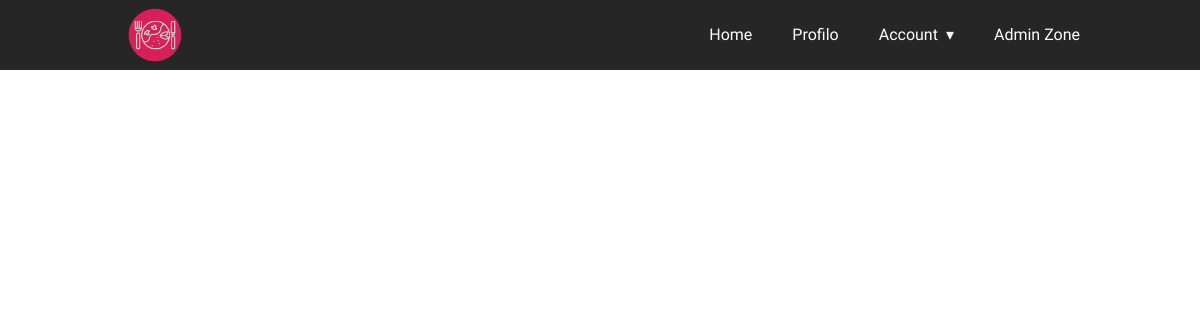
/ (signed in), run on an earlier commit of the app's database.
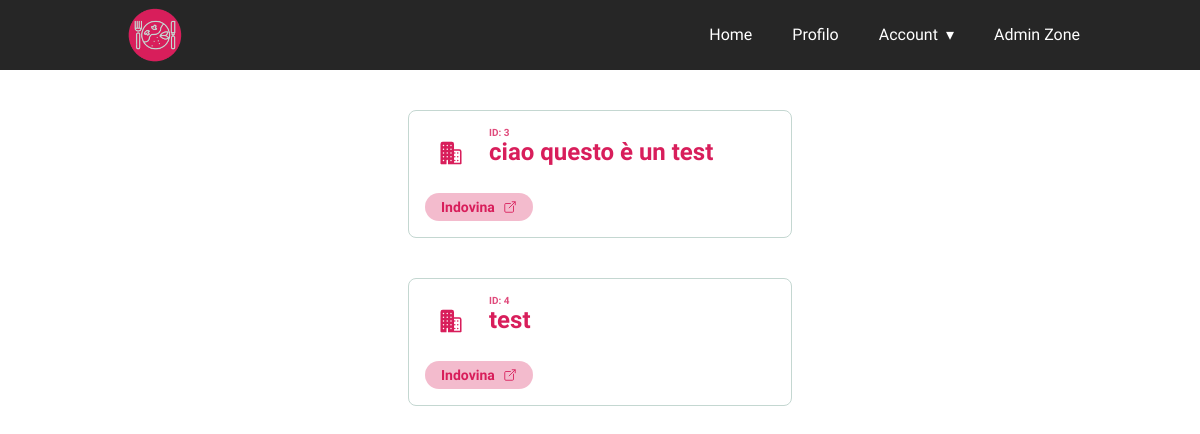
And on a later commit of the database.
### tables this page shows
CREATE TABLE domande (id_domanda INTEGER PRIMARY KEY AUTOINCREMENT, utente REFERENCES login (id_utente), risposta NOT NULL, messaggio TEXT);

### app.py (the view)
@app.route('/')
def main():
     try:
          user = session["logged-user"]
     except:
          return  render_template("presentazione.html")
     conn = create_connection(database)
     with conn:
          id = getIdUtente(conn, user)
          lunghezza = getCountDomande(conn, id)
          lista = loads(getDomande(conn, id))
          return render_template("index.html", domande=lista, lun=lunghezza)

### connection.py (called while the page is built)
def create_connection(db_file):
    conn = None
    try:
        conn = connect(db_file)
    except Error:
        print(Error)
    conn.row_factory = Row
    return conn

### operazioniDB.py (called while the page is built)
def getDomande(conn, idUtente):
    cur = conn.cursor()
    sql = f"SELECT * FROM domande WHERE utente IS NOT {idUtente} ORDER BY RANDOM()"
    cur.execute(sql)
    rows = cur.fetchall()
    data = []
    for row in rows:
        ris = {
            "id" : row["id_domanda"],
            "risposta" : row["risposta"],
            "messaggio" : row["messaggio"],
            "utente" : row["utente"],
        }
        data.append(ris)
    return dumps(data)

def getCountDomande(conn, idUtente):
    cur = conn.cursor()
    sql = f"SELECT COUNT(*) AS tot FROM domande WHERE utente IS NOT {idUtente}"
    cur.execute(sql)
    rows = cur.fetchall()
    for row in rows:
        return row["tot"]

def getIdUtente(conn, user):
    cur = conn.cursor()
    sql = f"SELECT * FROM login WHERE username = '{user}'"
    cur.execute(sql)
    rows = cur.fetchall()
    for row in rows:
        return row["id_utente"]

### templates/index.html (shortened to what this page needs)
<!DOCTYPE html>
<html lang="en" >
<head>
  <link rel="stylesheet" href="{{url_for('static', filename='css/cosa-mangio.css')}}">
</head>
<body>
  {% include 'navbar.html' %}
{%for i in range(0, lun)%}
<div class="tile blue">
  <div class="desc">
    <div class="icon-wrapper">
      <ion-icon name="business"></ion-icon>
    </div>
    <span class="step">ID: {{domande[i]["id"]}}</span>
    <span class="title">{{domande[i]["messaggio"]}}</span>
  </div>
  <div class="links">
    <a href="/indovina/{{domande[i]['id']}}">Indovina<ion-icon name="open-outline"></ion-icon></a>
  </div>
</div>
{%endfor%}
</body>
</html>

### templates/navbar.html (shortened to what this page needs)
  <link rel="stylesheet" href="{{url_for('static',filename='css/navbar.css')}}">
  <section class="nav-bar">
  <div class="nav-container">
    <div class="brand">
      <a href="/"><img src="{{url_for('static',filename='asset/Logo.png')}}"></a>
    </div>
    <nav>
      <ul class="nav-list">
        <li>
          <a href="/">Home</a>
        </li>
        <li>
          <a href="/profilo">Profilo</a>
        </li>
        <li>
          <a href="#">Account</a>
        </li>
        <li>
          <a href="/admin">Admin Zone</a>
        </li>
      </ul>
    </nav>
  </div>
</section>

### static/css/cosa-mangio.css (style rules this page uses)
body { margin: 0; padding: 10px; font-family: "Nunito Sans"; }
.tile { position: relative; width: max-content; width: 350px; max-width: calc(100% - 40px); overflow: hidden; margin: 40px auto; padding: 16px; border-radius: 8px; color: #5f6368; border: 1px solid #c4d7d1; }
.tile .desc { display: grid; grid-template-columns: auto 1fr; grid-template-rows: auto 1fr; grid-gap: 0 12px; }
.tile .icon-wrapper { background-color: rgba(255, 255, 255, 0.3); width: 52px; height: 52px; border-radius: 52px; display: grid; place-items: center; grid-row: span 2; }
.tile .icon-wrapper ion-icon { font-size: 24px; }
.tile .desc span { grid-column: 2; }
.tile .desc .step { font-size: 10px; font-weight: 800; opacity: 0.8; }
.tile .desc .title { font-size: 24px; font-weight: 700; }
.tile .links { display: grid; grid-auto-flow: column; grid-gap: 12px; margin-top: 14px; justify-content: start; }
.tile .links a { cursor: pointer; display: grid; grid-auto-flow: column; align-items: center; grid-gap: 0 8px; border-radius: 24px; padding: 6px 16px; font-size: 14px; font-weight: 600; background-color: rgba(216, 30, 91, 0.3); transition: all .3s ease; }
.tile.blue { color: #d81e5b; }
.tile.blue .links a { background-color: rgba(216, 30, 91, 0.3); color: #d81e5b; text-decoration: none; }

### static/css/navbar.css (style rules this page uses)
body { margin: 0; padding: 0; }
.nav-bar { font-family: "Righteous", cursive; height: 70px; background: #262626; }
.brand { position: absolute; padding-left: 20px; float: left; line-height: 70px; text-transform: uppercase; font-size: 1.4em; }
.brand a img { max-height: 70px; }
.brand a, .brand a:visited { color: #ffffff; text-decoration: none; }
.nav-container { max-width: 1000px; margin: 0 auto; }
nav { float: right; }
nav ul { list-style: none; margin: 0; padding: 0; }
nav ul li { float: left; position: relative; }
nav ul li a, nav ul li a:visited { display: block; padding: 0 20px; line-height: 70px; background: #262626; color: #ffffff; text-decoration: none; }
nav ul li a:not(:only-child):after, nav ul li a:visited:not(:only-child):after { padding-left: 4px; content: " ▾"; }
@media screen and (min-width: 799px) { .nav-list { display: block !important; } }

What changed in the data, as far as the page shows it:
added domande: id_domanda "3", messaggio "ciao questo è un test"
added domande: domande "4", messaggio "test"
